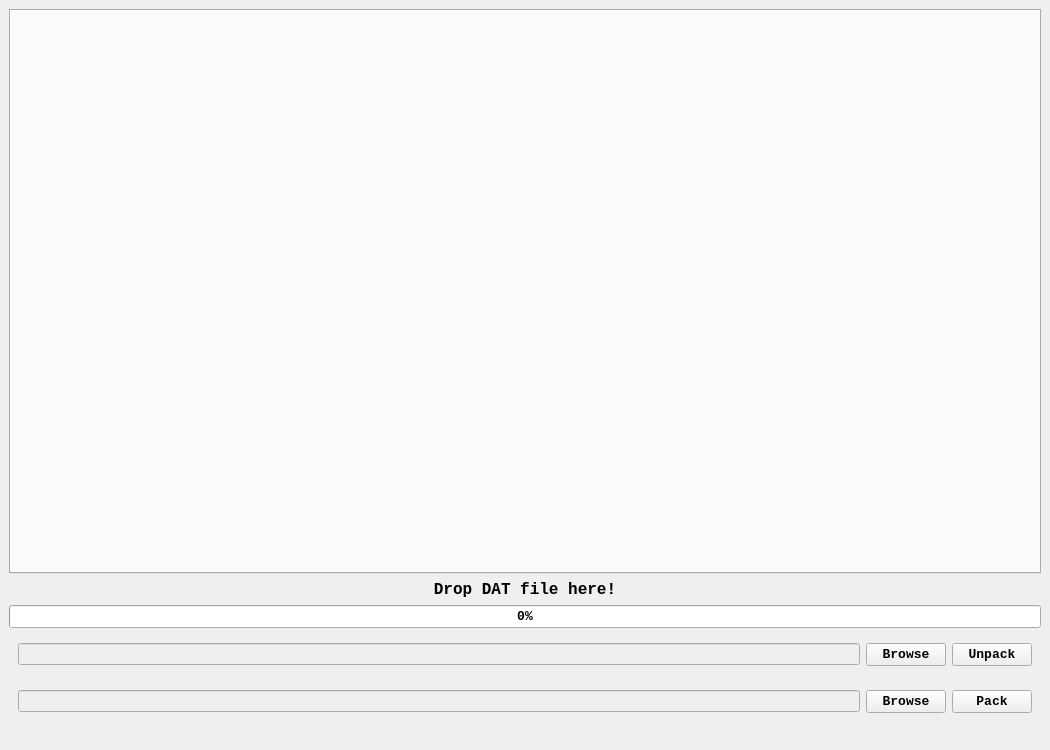
<?xml version="1.0" encoding="UTF-8"?>
<ui version="4.0">
 <class>MainWindow</class>
 <widget class="QMainWindow" name="MainWindow">
  <property name="geometry">
   <rect>
    <x>0</x>
    <y>0</y>
    <width>1050</width>
    <height>750</height>
   </rect>
  </property>
  <property name="sizePolicy">
   <sizepolicy hsizetype="Fixed" vsizetype="Fixed">
    <horstretch>0</horstretch>
    <verstretch>0</verstretch>
   </sizepolicy>
  </property>
  <property name="font">
   <font>
    <family>Courier New</family>
   </font>
  </property>
  <property name="windowTitle">
   <string>MC3dit</string>
  </property>
  <property name="iconSize">
   <size>
    <width>24</width>
    <height>24</height>
   </size>
  </property>
  <widget class="QWidget" name="centralwidget">
   <layout class="QVBoxLayout" name="verticalLayout">
    <item>
     <widget class="QTabWidget" name="TabWidget">
      <property name="maximumSize">
       <size>
        <width>16777211</width>
        <height>16777215</height>
       </size>
      </property>
      <property name="font">
       <font>
        <family>Courier New</family>
        <pointsize>10</pointsize>
        <bold>true</bold>
       </font>
      </property>
      <property name="tabPosition">
       <enum>QTabWidget::TabPosition::North</enum>
      </property>
      <property name="tabShape">
       <enum>QTabWidget::TabShape::Rounded</enum>
      </property>
      <property name="currentIndex">
       <number>-1</number>
      </property>
      <property name="elideMode">
       <enum>Qt::TextElideMode::ElideNone</enum>
      </property>
      <property name="usesScrollButtons">
       <bool>true</bool>
      </property>
      <property name="documentMode">
       <bool>false</bool>
      </property>
      <property name="tabsClosable">
       <bool>true</bool>
      </property>
      <property name="movable">
       <bool>true</bool>
      </property>
      <property name="tabBarAutoHide">
       <bool>false</bool>
      </property>
     </widget>
    </item>
    <item>
     <widget class="QLabel" name="DropLabel">
      <property name="font">
       <font>
        <family>Courier New</family>
        <pointsize>12</pointsize>
        <bold>true</bold>
       </font>
      </property>
      <property name="text">
       <string>Drop DAT file here!</string>
      </property>
      <property name="alignment">
       <set>Qt::AlignmentFlag::AlignCenter</set>
      </property>
      <property name="wordWrap">
       <bool>true</bool>
      </property>
     </widget>
    </item>
    <item>
     <widget class="QProgressBar" name="ProgressBar">
      <property name="font">
       <font>
        <family>Courier New</family>
        <pointsize>10</pointsize>
        <bold>true</bold>
       </font>
      </property>
      <property name="value">
       <number>0</number>
      </property>
     </widget>
    </item>
    <item>
     <widget class="QWidget" name="UnpackSection" native="true">
      <property name="enabled">
       <bool>true</bool>
      </property>
      <layout class="QHBoxLayout" name="UnpackSectionLayout">
       <item>
        <widget class="QLineEdit" name="UnpackLineEdit">
         <property name="enabled">
          <bool>false</bool>
         </property>
         <property name="font">
          <font>
           <family>Courier New</family>
           <pointsize>8</pointsize>
           <bold>true</bold>
          </font>
         </property>
        </widget>
       </item>
       <item>
        <widget class="QPushButton" name="BrowseUnpackButton">
         <property name="enabled">
          <bool>true</bool>
         </property>
         <property name="sizePolicy">
          <sizepolicy hsizetype="Preferred" vsizetype="Preferred">
           <horstretch>0</horstretch>
           <verstretch>0</verstretch>
          </sizepolicy>
         </property>
         <property name="font">
          <font>
           <family>Courier New</family>
           <pointsize>10</pointsize>
           <bold>true</bold>
          </font>
         </property>
         <property name="text">
          <string>Browse</string>
         </property>
        </widget>
       </item>
       <item>
        <widget class="QPushButton" name="UnpackButton">
         <property name="sizePolicy">
          <sizepolicy hsizetype="Preferred" vsizetype="Preferred">
           <horstretch>0</horstretch>
           <verstretch>0</verstretch>
          </sizepolicy>
         </property>
         <property name="maximumSize">
          <size>
           <width>16777215</width>
           <height>100</height>
          </size>
         </property>
         <property name="font">
          <font>
           <family>Courier New</family>
           <pointsize>10</pointsize>
           <bold>true</bold>
          </font>
         </property>
         <property name="text">
          <string>Unpack</string>
         </property>
        </widget>
       </item>
      </layout>
     </widget>
    </item>
    <item>
     <widget class="QWidget" name="PackSection" native="true">
      <layout class="QHBoxLayout" name="PackSectionLayout">
       <item>
        <widget class="QLineEdit" name="PackLineEdit">
         <property name="enabled">
          <bool>false</bool>
         </property>
         <property name="font">
          <font>
           <family>Courier New</family>
           <pointsize>8</pointsize>
           <bold>true</bold>
          </font>
         </property>
        </widget>
       </item>
       <item>
        <widget class="QPushButton" name="BrowsePackButton">
         <property name="enabled">
          <bool>true</bool>
         </property>
         <property name="sizePolicy">
          <sizepolicy hsizetype="Preferred" vsizetype="Preferred">
           <horstretch>0</horstretch>
           <verstretch>0</verstretch>
          </sizepolicy>
         </property>
         <property name="font">
          <font>
           <family>Courier New</family>
           <pointsize>10</pointsize>
           <bold>true</bold>
          </font>
         </property>
         <property name="text">
          <string>Browse</string>
         </property>
        </widget>
       </item>
       <item>
        <widget class="QPushButton" name="PackButton">
         <property name="sizePolicy">
          <sizepolicy hsizetype="Preferred" vsizetype="Preferred">
           <horstretch>0</horstretch>
           <verstretch>0</verstretch>
          </sizepolicy>
         </property>
         <property name="minimumSize">
          <size>
           <width>0</width>
           <height>0</height>
          </size>
         </property>
         <property name="maximumSize">
          <size>
           <width>16777215</width>
           <height>100</height>
          </size>
         </property>
         <property name="font">
          <font>
           <family>Courier New</family>
           <pointsize>10</pointsize>
           <bold>true</bold>
          </font>
         </property>
         <property name="text">
          <string>Pack</string>
         </property>
        </widget>
       </item>
      </layout>
     </widget>
    </item>
   </layout>
  </widget>
  <widget class="QMenuBar" name="menubar">
   <property name="geometry">
    <rect>
     <x>0</x>
     <y>0</y>
     <width>1050</width>
     <height>33</height>
    </rect>
   </property>
  </widget>
  <widget class="QStatusBar" name="statusbar">
   <property name="enabled">
    <bool>true</bool>
   </property>
   <property name="sizeGripEnabled">
    <bool>false</bool>
   </property>
  </widget>
 </widget>
 <resources/>
 <connections/>
</ui>
